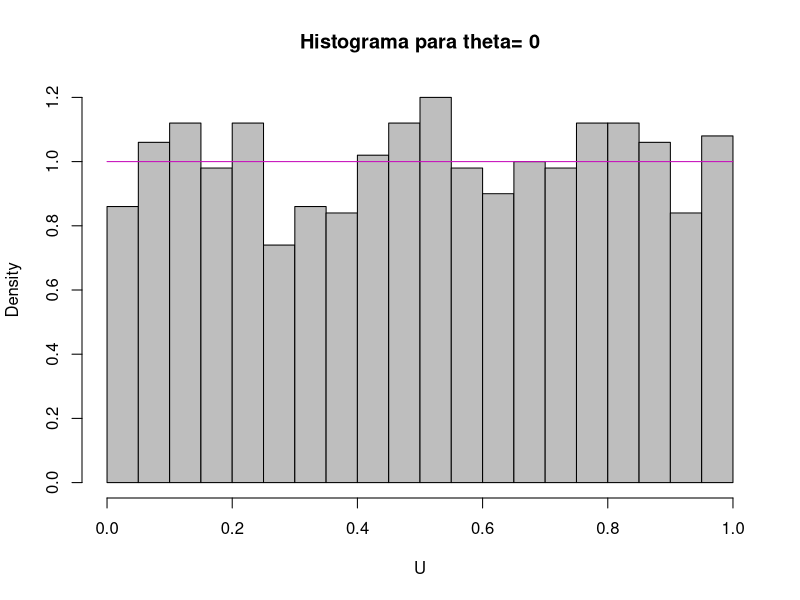
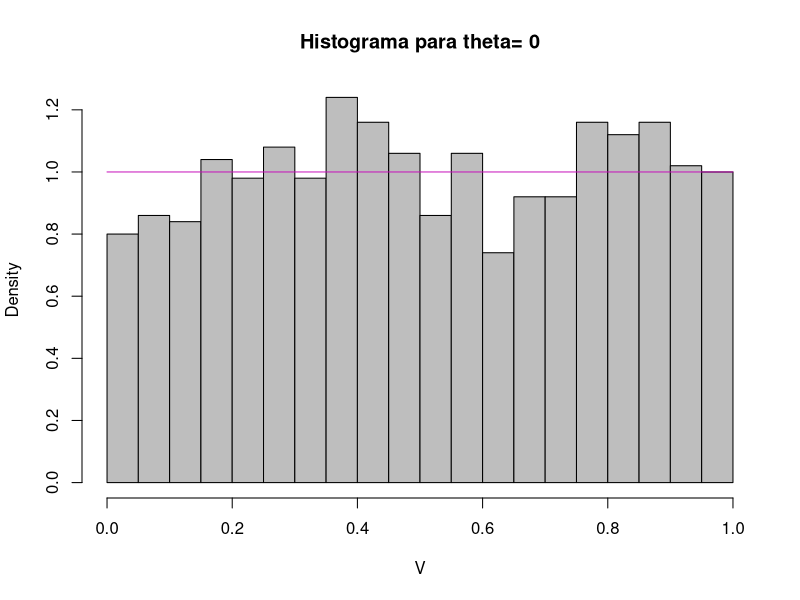
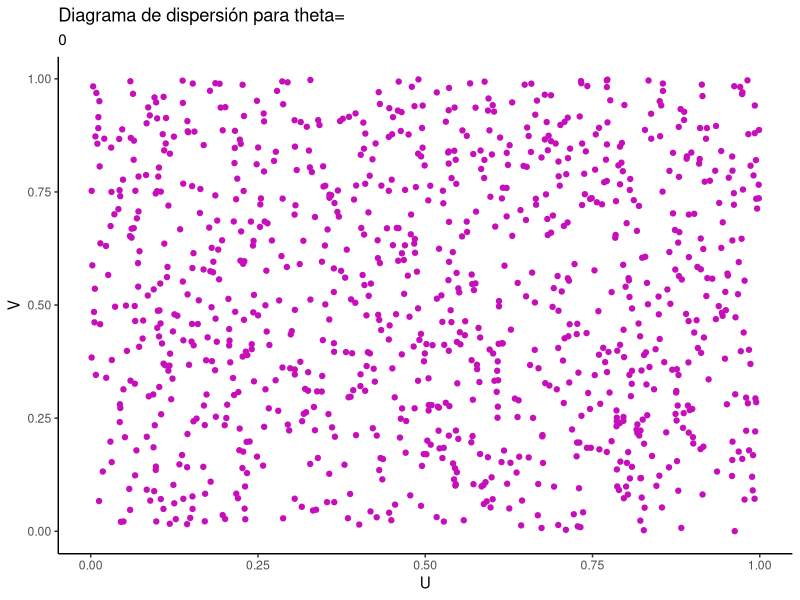
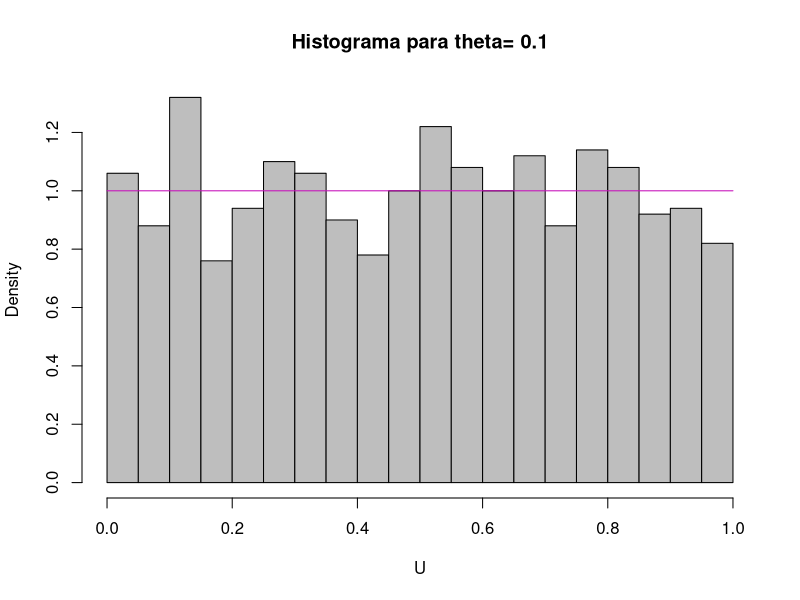
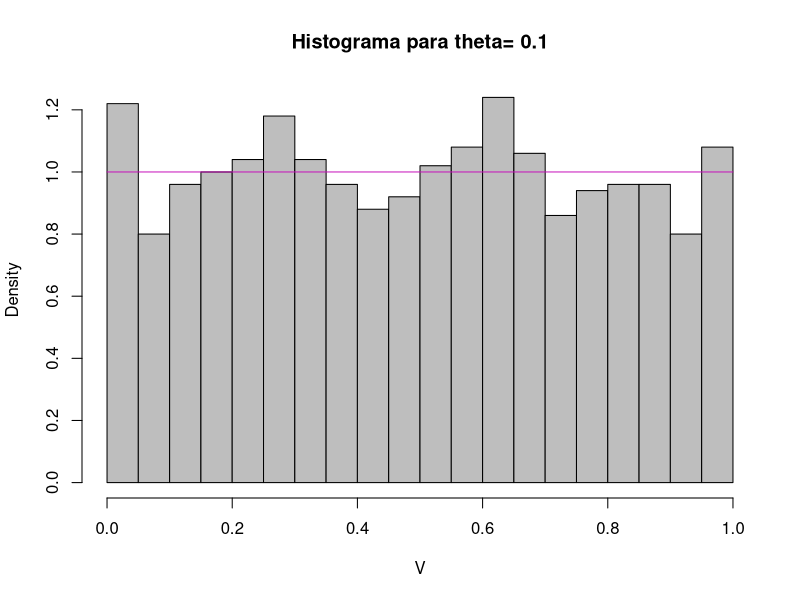
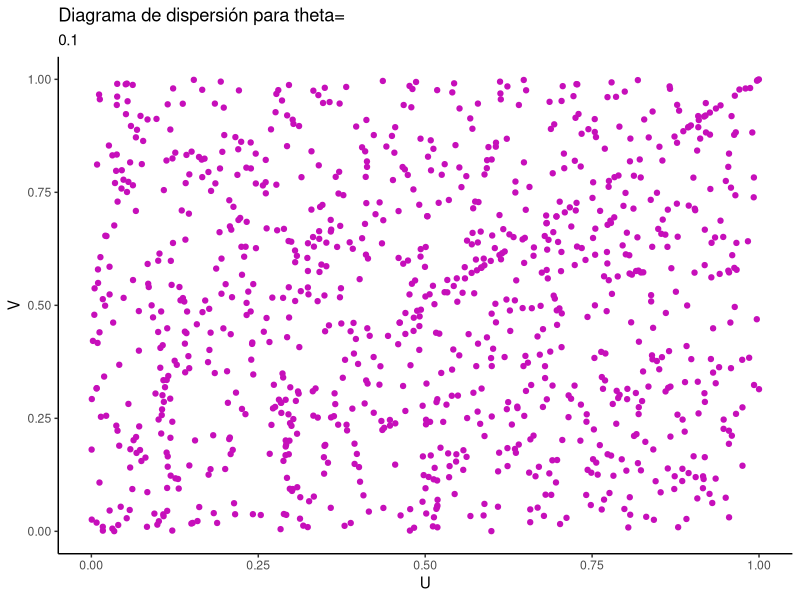
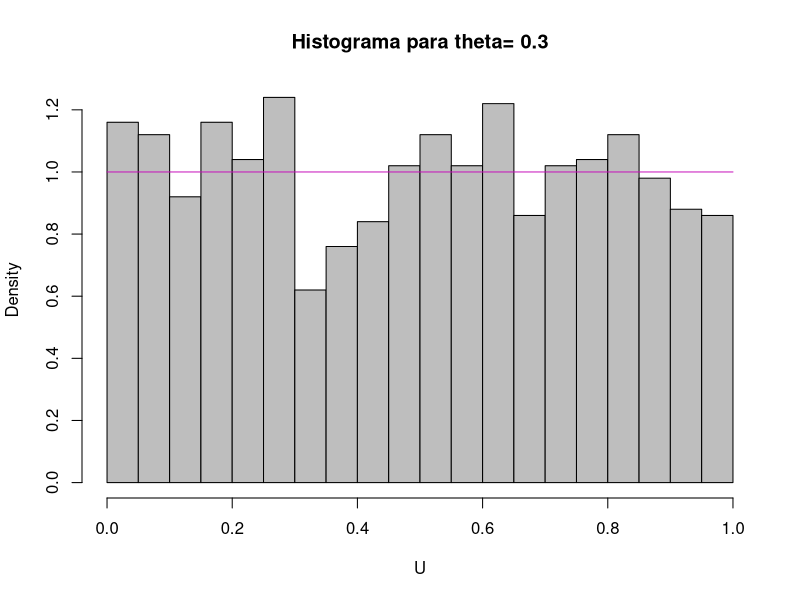
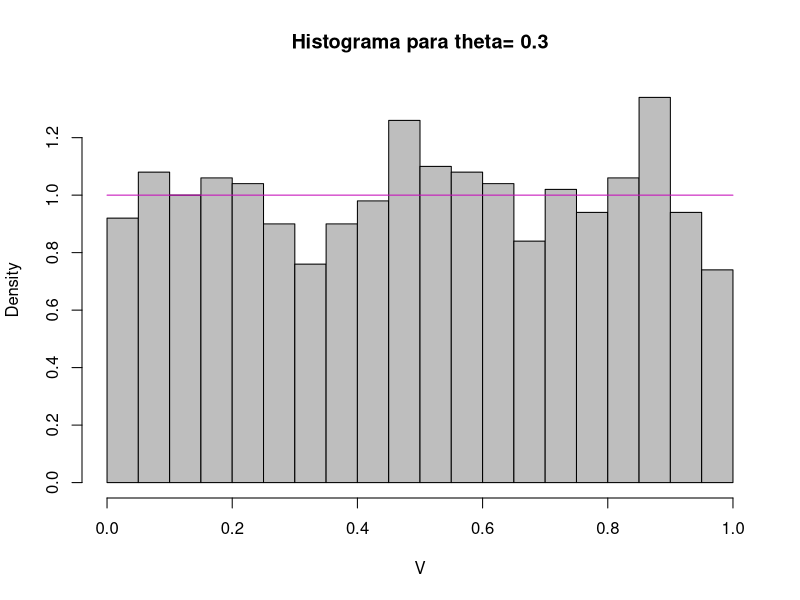

Source code (R) for these figures, in order:
#Librerías
library(ggplot2)
library(RColorBrewer)

#Cópula Cuadras-Augé
H <- function(W, V, theta) {
  U <- c()
  for (i in 1:length(W)) {
    w <- W[i]
    v <- V[i]
    if (w < (1-theta) * v^(1-theta)) {
      U <- c(U, (w/(1-theta))*v^theta)
    } else if ((1-theta)*v^(1-theta) <= w && w < v^(1-theta)){
      U <- c(U, v)
    } else if (w >= v^(1-theta)){
      U <- c(U, w^(1/(1-theta)))
    }
  }
  return (U);
}

#Generación de U, V
genera_UV <- function(n, theta) {
  W <- runif(n,0,1)
  V <- runif(n,0,1)
  U <- H(W, V, theta)
  return (list(U=U, V=V))
}

scatter_UV <- function(n=1000,theta) {
  UV_vector <- genera_UV(n, theta)
  U <- UV_vector$U
  V <- UV_vector$V
  x <- seq(0,1,length.out = n)
  
  hist(U, breaks=15, probability=TRUE, main=paste("Histograma para theta=",theta), col="gray")
  par(new = TRUE)
  lines(x,dunif(x),col='#c60fba')
  
  hist(V, breaks=15, probability=TRUE, main=paste("Histograma para theta=",theta), col="gray")
  par(new = TRUE)
  lines(x,dunif(x),col='#c60fba')
  
  P <- ggplot(data.frame(U=UV_vector$U, V=UV_vector$V), aes(x=U, y=V)) +
    geom_point(color = '#c60fba') +
    ggtitle(paste("Diagrama de dispersión para theta="),theta) + 
    theme_classic()
  P
}

#Gráficas
scatter_UV(n=1000, theta=0)
scatter_UV(n=1000, theta=0.1)
scatter_UV(n=1000, theta=0.3)
scatter_UV(n=1000, theta=0.)
scatter_UV(n=1000, theta=0.85)
scatter_UV(n=1000, theta=0.9)

#Parte 2
scatter_UV_log <- function(n=1000,theta) {
  UV_vector <- genera_UV(n, theta)
  U <- UV_vector$U
  V <- UV_vector$V
  X = -log(U)
  Y = -log(V)
  x <- seq(0,6,length.out = n)
  
  hist(X, breaks=15, probability=TRUE, main=paste("Histograma de X para theta=",theta), col="gray")
  par(new = TRUE)
  lines(x,dexp(x),col='#c60fba')
  
  hist(Y, breaks=15, probability=TRUE, main=paste("Histograma de Y para theta=",theta), col="gray")
  par(new = TRUE)
  lines(x,dexp(x),col='#c60fba')
  
  P <- ggplot(data.frame(X=X, Y=Y), aes(x=X, y=Y)) +
    geom_point(color = '#c60fba') +
    ggtitle(paste("Diagrama de dispersión para theta="),theta) + 
    theme_classic()
  P
}

scatter_UV_log(n=1000, theta=0)
scatter_UV_log(n=1000, theta=0.1)
scatter_UV_log(n=1000, theta=0.3)
scatter_UV_log(n=1000, theta=0.5)
scatter_UV_log(n=1000, theta=0.85)
scatter_UV_log(n=1000, theta=0.9)
